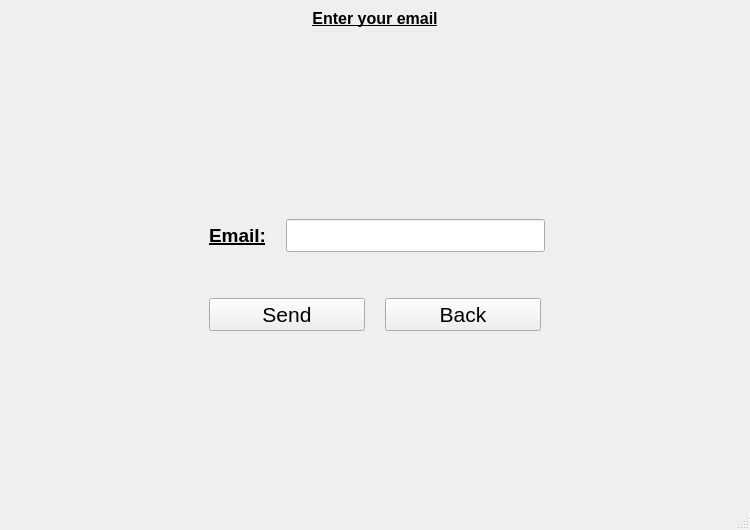
<?xml version="1.0" encoding="UTF-8"?>
<ui version="4.0">
 <class>wind</class>
 <widget class="QMainWindow" name="wind">
  <property name="geometry">
   <rect>
    <x>0</x>
    <y>0</y>
    <width>750</width>
    <height>530</height>
   </rect>
  </property>
  <property name="font">
   <font>
    <pointsize>16</pointsize>
   </font>
  </property>
  <property name="windowTitle">
   <string>MainWindow</string>
  </property>
  <widget class="QWidget" name="centralwidget">
   <layout class="QVBoxLayout" name="verticalLayout_3">
    <item>
     <widget class="QLabel" name="label">
      <property name="text">
       <string>&lt;html&gt;&lt;head/&gt;&lt;body&gt;&lt;p align=&quot;center&quot;&gt;&lt;span style=&quot; font-size:12pt; font-weight:600; text-decoration: underline;&quot;&gt;Enter your email&lt;/span&gt;&lt;/p&gt;&lt;/body&gt;&lt;/html&gt;</string>
      </property>
     </widget>
    </item>
    <item>
     <spacer name="verticalSpacer">
      <property name="orientation">
       <enum>Qt::Vertical</enum>
      </property>
      <property name="sizeHint" stdset="0">
       <size>
        <width>20</width>
        <height>40</height>
       </size>
      </property>
     </spacer>
    </item>
    <item>
     <layout class="QVBoxLayout" name="verticalLayout_2">
      <item>
       <layout class="QHBoxLayout" name="horizontalLayout">
        <property name="spacing">
         <number>20</number>
        </property>
        <item>
         <spacer name="horizontalSpacer_4">
          <property name="orientation">
           <enum>Qt::Horizontal</enum>
          </property>
          <property name="sizeType">
           <enum>QSizePolicy::Minimum</enum>
          </property>
          <property name="sizeHint" stdset="0">
           <size>
            <width>200</width>
            <height>20</height>
           </size>
          </property>
         </spacer>
        </item>
        <item>
         <widget class="QLabel" name="username_button">
          <property name="styleSheet">
           <string notr="true">font:18px
</string>
          </property>
          <property name="text">
           <string>&lt;html&gt;&lt;head/&gt;&lt;body&gt;&lt;p&gt;&lt;span style=&quot; font-size:14pt; font-weight:600; text-decoration: underline;&quot;&gt;Email:&lt;/span&gt;&lt;/p&gt;&lt;/body&gt;&lt;/html&gt;</string>
          </property>
         </widget>
        </item>
        <item>
         <widget class="QLineEdit" name="email_textbox"/>
        </item>
        <item>
         <spacer name="horizontalSpacer_3">
          <property name="orientation">
           <enum>Qt::Horizontal</enum>
          </property>
          <property name="sizeType">
           <enum>QSizePolicy::Minimum</enum>
          </property>
          <property name="sizeHint" stdset="0">
           <size>
            <width>196</width>
            <height>20</height>
           </size>
          </property>
         </spacer>
        </item>
       </layout>
      </item>
      <item>
       <spacer name="verticalSpacer_3">
        <property name="orientation">
         <enum>Qt::Vertical</enum>
        </property>
        <property name="sizeHint" stdset="0">
         <size>
          <width>20</width>
          <height>40</height>
         </size>
        </property>
       </spacer>
      </item>
      <item>
       <layout class="QVBoxLayout" name="verticalLayout">
        <property name="spacing">
         <number>20</number>
        </property>
        <item>
         <layout class="QHBoxLayout" name="horizontalLayout_2">
          <property name="spacing">
           <number>20</number>
          </property>
          <item>
           <spacer name="horizontalSpacer_2">
            <property name="orientation">
             <enum>Qt::Horizontal</enum>
            </property>
            <property name="sizeType">
             <enum>QSizePolicy::Minimum</enum>
            </property>
            <property name="sizeHint" stdset="0">
             <size>
              <width>200</width>
              <height>20</height>
             </size>
            </property>
           </spacer>
          </item>
          <item>
           <widget class="QPushButton" name="send_email_botton">
            <property name="text">
             <string>Send</string>
            </property>
           </widget>
          </item>
          <item>
           <widget class="QPushButton" name="back_login_botton">
            <property name="text">
             <string>Back</string>
            </property>
           </widget>
          </item>
          <item>
           <spacer name="horizontalSpacer">
            <property name="orientation">
             <enum>Qt::Horizontal</enum>
            </property>
            <property name="sizeType">
             <enum>QSizePolicy::Minimum</enum>
            </property>
            <property name="sizeHint" stdset="0">
             <size>
              <width>200</width>
              <height>20</height>
             </size>
            </property>
           </spacer>
          </item>
         </layout>
        </item>
        <item>
         <spacer name="verticalSpacer_2">
          <property name="orientation">
           <enum>Qt::Vertical</enum>
          </property>
          <property name="sizeHint" stdset="0">
           <size>
            <width>20</width>
            <height>40</height>
           </size>
          </property>
         </spacer>
        </item>
        <item>
         <widget class="QLabel" name="error">
          <property name="minimumSize">
           <size>
            <width>100</width>
            <height>100</height>
           </size>
          </property>
          <property name="text">
           <string>&lt;html&gt;&lt;head/&gt;&lt;body&gt;&lt;p align=&quot;center&quot;&gt;&lt;br/&gt;&lt;/p&gt;&lt;/body&gt;&lt;/html&gt;</string>
          </property>
         </widget>
        </item>
       </layout>
      </item>
     </layout>
    </item>
   </layout>
  </widget>
  <widget class="QMenuBar" name="menubar">
   <property name="geometry">
    <rect>
     <x>0</x>
     <y>0</y>
     <width>750</width>
     <height>36</height>
    </rect>
   </property>
  </widget>
  <widget class="QStatusBar" name="statusbar"/>
 </widget>
 <resources/>
 <connections/>
</ui>
